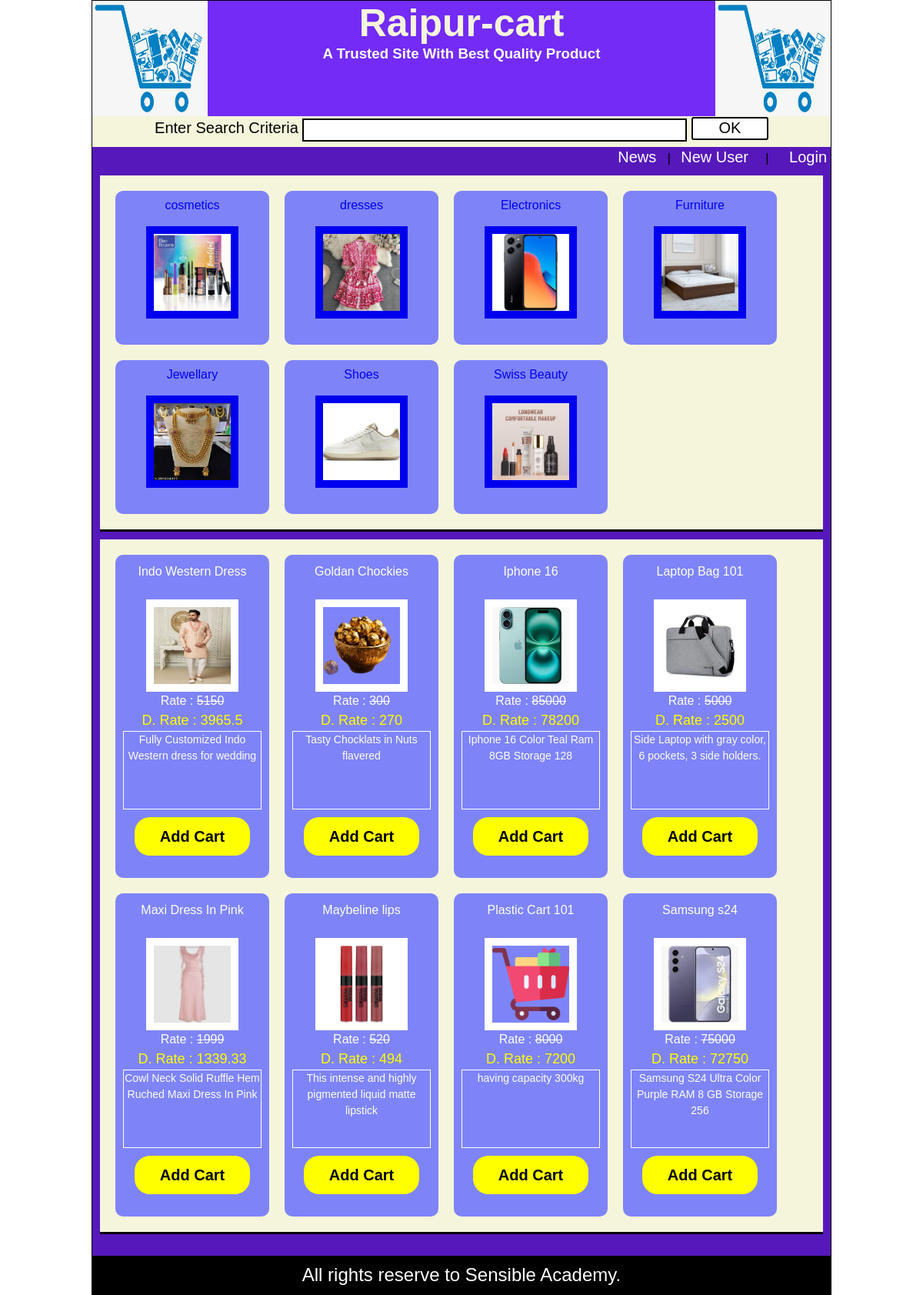
The page / on the database its author committed.
### tables this page shows
CREATE TABLE IF NOT EXISTS `category_info` (
  `cat_id` int(11) NOT NULL AUTO_INCREMENT,
  `cat_name` varchar(40) NOT NULL,
  `cat_dname` varchar(40) NOT NULL,
  `cat_type` varchar(15) NOT NULL,
  `cat_parent` int(11) NOT NULL,
  `image_path` varchar(50) NOT NULL,
  `reg_date` date NOT NULL,
  `create_by` varchar(40) NOT NULL,
  PRIMARY KEY (`cat_id`)
);

CREATE TABLE IF NOT EXISTS `product_info` (
  `prod_id` int(11) NOT NULL AUTO_INCREMENT,
  `prod_name` varchar(40) NOT NULL,
  `parent_cat_id` int(11) NOT NULL,
  `prod_rate` float NOT NULL,
  `prod_discount` float NOT NULL,
  `prod_detail` text NOT NULL,
  `image_path` text NOT NULL,
  `create_by` varchar(40) NOT NULL,
  `reg_date` date NOT NULL,
  PRIMARY KEY (`prod_id`)
);

### index.php (the view, shortened to what this page needs)
<?php
include("header.php");
?>
<div id="content">
<div id="register">
         <a href="displayNews.php">News </a>&nbsp;&nbsp;|&nbsp;&nbsp;
        <a href="CustomerForm.php">New User</a> &nbsp;&nbsp;&nbsp;&nbsp;|&nbsp;&nbsp;&nbsp;&nbsp;&nbsp;
        <a href="LoginForm.php">Login</a>
</div>
<div id="categoryArea">
  <?php
     if(isset($_REQUEST["cid"]))
     {
         $prid=$_REQUEST["cid"];
     }
     else
     {
           $prid=0;
     }
        include("dbconnect.php");
     $rscat=mysqli_query($con,"select * from category_info where cat_parent=$prid order by cat_dname");
     while($row=mysqli_fetch_array($rscat))
     {
        $id=$row["cat_id"];
        echo("<div class='category'>");
        echo("<a href='index.php?cid=$id'>");
        echo($row["cat_dname"]."<br><br>");
        $img=$row["image_path"];
        echo("<img src='.\\collection\\$img' width='100' height='100' border='10'>");
        echo("</a>");
        echo("</div>");
         }
  ?>
</div>
<div id="productArea">
  <?php
     if(isset($_REQUEST["cid"]))
     {
         $prid=$_REQUEST["cid"];
     }
     else
     {
           $prid=0;
     }
        include("dbconnect.php");
     $rscat=mysqli_query($con,"select * from product_info where parent_cat_id=$prid order by prod_name");
     while($row=mysqli_fetch_array($rscat))
     {
        $id=$row["prod_id"];
        echo("<div class='product'>");
        echo($row["prod_name"]."<br><br>");
        $img=$row["image_path"];
        echo("<img src='.\\collection\\$img' width='100' height='100' border='10'><br>");
        $x=$row["prod_rate"];
        $y=$row["prod_discount"];
        $specdis=0;
        $y=$y+$specdis;
        $z= $x - ($x * $y/100);
        echo("Rate : <s> $x </s> <br>");
        echo("<font color='yellow' size='+1'> D. Rate : $z </font> <br>");
        echo("<div class='itmdetail'> ". $row["prod_detail"]  ." </div> ");
        echo("<div class='addCart'><a href='checkAlreadyLogin.php?itm=$id&rt=$z'>Add Cart</a></div>");
        echo("</div>");
         }
  ?>
</div>
<div>&nbsp;</div>
</div>
<?php
include("footer.php");
?>

### header.php (shortened to what this page needs)
<html>
      <head>
<link href="css\styles.css" type="text/css" rel="stylesheet"/>
</head>
    <body>
        <div id="main">
            <div id="header">
                <div id="leftlogo">
                   <a href='index.php'> <img src="images/shopping-logo.png"></a>
</div>
<div id="title">
    <h1><a href='index.php'>Raipur-cart</a></h1>
    <h3>A Trusted Site With Best Quality Product</h3>
</div>
<div id="rightlogo">
    <img src="images/shopping-logo.png">
</div>
<div id="searchBar">
    <form method="get" action="searchResult.php">
       <label>Enter Search Criteria</label>
      <input type="text" name="txtSearch" maxlength="30">
        <input type="submit" value="OK">
    </form>
</div>
            </div>

### footer.php
<div id="footer">
    All rights reserve to Sensible Academy.
</div>
</div>
</body>
</html>

### styles.css (style rules this page uses)
body { margin:0px; padding:0px; font-family: Verdana, Geneva, Tahoma, sans-serif; }
a { text-decoration: none; }
#main { width:960px; min-height:650px; margin-left: auto; margin-right: auto; border:1px solid black; }
#header { height:150px; background-color: #EF88BE; }
#content { min-height:450px; background-color:#5618BA; margin-top: 40px; }
#footer { height:50px; background-color: black; color:white; font-size:24px; text-align: center; line-height:50px; }
#leftlogo { height:150px; width:150px; background-color:#AE29BA; float: left; }
#title { height: 150px; width:660px; background-color:#732BF5; float:left; }
#rightlogo { height:150px; width:150px; background-color:#AE29BA; float: left; }
#leftlogo img, #rightlogo img { width:100%; height: 100%; }
#title { text-align: center; }
#title h1 { margin: 0px; padding: 0px; }
#title h1 a { margin:0px; font-size:50px; color:beige; margin-top: 10px; text-align: center; }
#title h3 { text-align: center; margin: 0px; color:white; margin: 0px; padding: 0px; }
#register { text-align: right; padding:2px 5px; }
#register a { text-decoration: none; color:white; font-size: 20px; }
#categoryArea { background-color: beige; border-bottom: 3px solid black ; margin: 10px; padding: 10px; }
.category { width: 180px; height: 180px; background-color:#7E84F7; margin: 10px; display: inline-block; padding: 10px; text-align: center; border-radius: 10px; vertical-align: top; }
#productArea { background-color:beige; border-bottom: 3px solid black ; margin: 10px; padding: 10px; }
.product { width: 180px; min-height: 400px; background-color:#7E84F7; color:white; margin: 10px; display: inline-block; padding: 10px; text-align: center; border-radius: 10px; line-height: 1.5; vertical-align: top; }
.product a { color:yellow; }
.itmdetail { height: 100px; border:1px solid white; overflow: scroll; font-size: 14; }
.addCart { width: 150px; height: 50px; background-color: yellow; margin: 10px auto; line-height:50px; color:black; font-size: 20px; font-weight: bold; border-radius: 20px; }
.addCart a { color:black; display: block; line-height: 50px; }
#searchBar { min-height: 250px; clear:both; height:30px; background-color:beige; line-height:30px; font-size:20px; display:block; text-align:center; }
#searchBar input[type="text"] { width:500px; background-color:white; border:2px solid black; height:30px; }
#searchBar input[type="submit"] { width:100px; height:30px; border-radius:3px; background-color:white; font-size:20px; border:2px solid black; }

### rows shown on the page
category_info: cat_dname "cosmetics", image_path (picture)
category_info: cat_dname "dresses", image_path (picture)
category_info: cat_dname "Electronics", image_path (picture)
category_info: cat_dname "Furniture", image_path (picture)
category_info: cat_dname "Jewellary", image_path (picture)
category_info: cat_dname "Shoes", image_path (picture)
category_info: cat_dname "Swiss Beauty", image_path (picture)
product_info: prod_name "Indo Western Dress", image_path (picture), prod_rate "5150", prod_rate "3965.5", prod_detail "Fully Customized Indo Western dress for wedding"
product_info: prod_name "Goldan Chockies", image_path (picture), prod_rate "300", prod_rate "270", prod_detail "Tasty Chocklats in Nuts flavered"
product_info: prod_name "Iphone 16", image_path (picture), prod_rate "85000", prod_rate "78200", prod_detail "Iphone 16 Color Teal Ram 8GB Storage 128"
product_info: prod_name "Laptop Bag 101", image_path (picture), prod_rate "5000", prod_rate "2500", prod_detail "Side Laptop with gray color, 6 pockets, 3 side holders."
product_info: prod_name "Maxi Dress In Pink", image_path (picture), prod_rate "1999", prod_rate "1339.33", prod_detail "Cowl Neck Solid Ruffle Hem Ruched Maxi Dress In Pink"
product_info: prod_name "Maybeline lips", image_path (picture), prod_rate "520", prod_rate "494", prod_detail "This intense and highly pigmented liquid matte lipstick"
product_info: prod_name "Plastic Cart 101", image_path (picture), prod_rate "8000", prod_rate "7200", prod_detail "having capacity 300kg"
product_info: prod_name "Samsung s24", image_path (picture), prod_rate "75000", prod_rate "72750", prod_detail "Samsung S24 Ultra Color Purple RAM 8 GB Storage 256"
